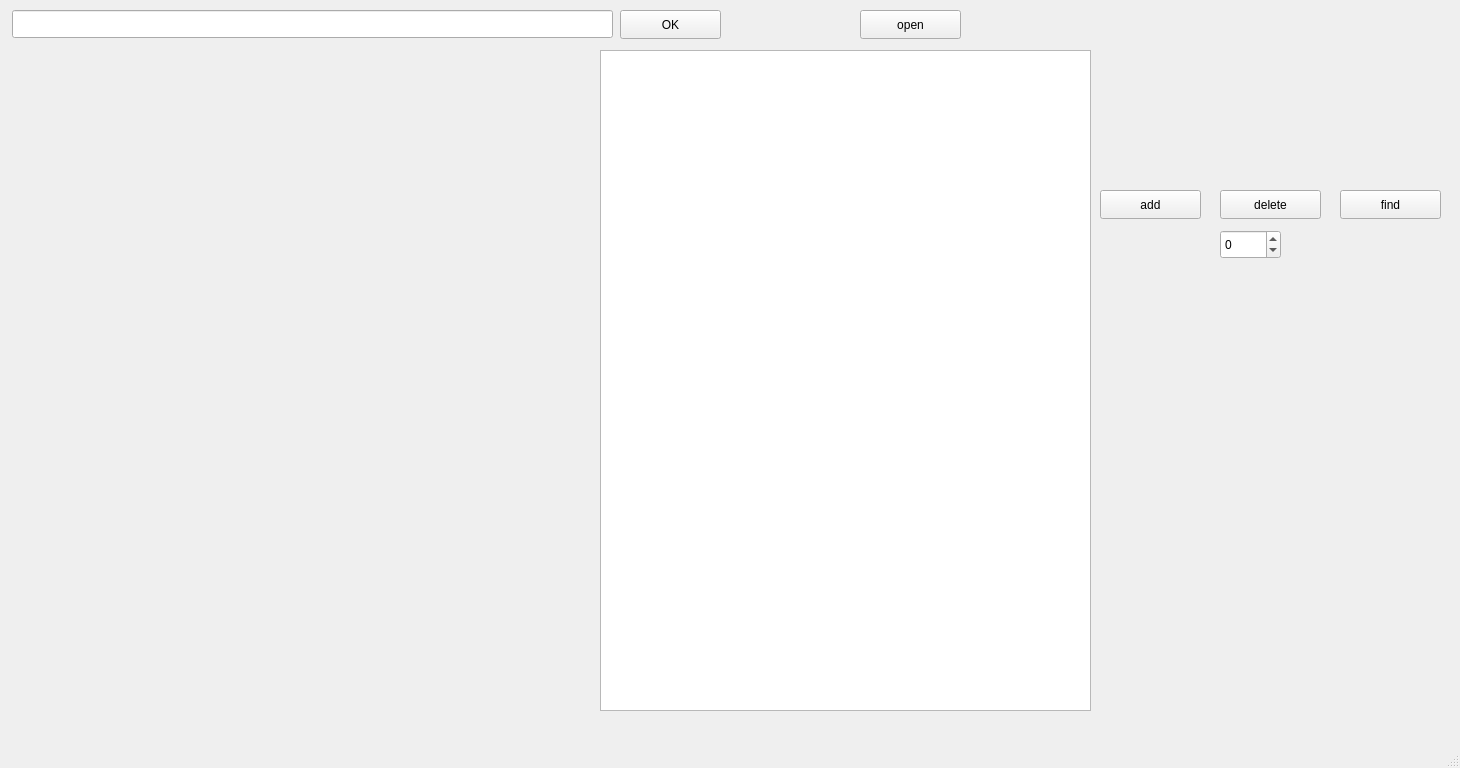
<?xml version="1.0" encoding="UTF-8"?>
<ui version="4.0">
 <class>MainWindow</class>
 <widget class="QMainWindow" name="MainWindow">
  <property name="geometry">
   <rect>
    <x>0</x>
    <y>0</y>
    <width>1460</width>
    <height>768</height>
   </rect>
  </property>
  <property name="windowTitle">
   <string>MainWindow</string>
  </property>
  <widget class="QWidget" name="centralwidget">
   <widget class="QWidget" name="gridLayoutWidget">
    <property name="geometry">
     <rect>
      <x>0</x>
      <y>50</y>
      <width>591</width>
      <height>691</height>
     </rect>
    </property>
    <layout class="QGridLayout" name="gridLayout"/>
   </widget>
   <widget class="QPushButton" name="open">
    <property name="geometry">
     <rect>
      <x>860</x>
      <y>10</y>
      <width>101</width>
      <height>29</height>
     </rect>
    </property>
    <property name="text">
     <string>open</string>
    </property>
   </widget>
   <widget class="QLineEdit" name="lineEdit">
    <property name="geometry">
     <rect>
      <x>12</x>
      <y>10</y>
      <width>601</width>
      <height>28</height>
     </rect>
    </property>
   </widget>
   <widget class="QPushButton" name="ok">
    <property name="geometry">
     <rect>
      <x>620</x>
      <y>10</y>
      <width>101</width>
      <height>29</height>
     </rect>
    </property>
    <property name="text">
     <string>OK</string>
    </property>
   </widget>
   <widget class="QPushButton" name="add">
    <property name="geometry">
     <rect>
      <x>1100</x>
      <y>190</y>
      <width>101</width>
      <height>29</height>
     </rect>
    </property>
    <property name="text">
     <string>add</string>
    </property>
   </widget>
   <widget class="QPushButton" name="delete_2">
    <property name="geometry">
     <rect>
      <x>1220</x>
      <y>190</y>
      <width>101</width>
      <height>29</height>
     </rect>
    </property>
    <property name="text">
     <string>delete</string>
    </property>
   </widget>
   <widget class="QSpinBox" name="elem">
    <property name="geometry">
     <rect>
      <x>1220</x>
      <y>230</y>
      <width>61</width>
      <height>29</height>
     </rect>
    </property>
    <property name="minimum">
     <number>-100</number>
    </property>
    <property name="maximum">
     <number>100</number>
    </property>
   </widget>
   <widget class="QTextBrowser" name="textBrowser">
    <property name="geometry">
     <rect>
      <x>600</x>
      <y>50</y>
      <width>491</width>
      <height>661</height>
     </rect>
    </property>
   </widget>
   <widget class="QPushButton" name="find">
    <property name="geometry">
     <rect>
      <x>1340</x>
      <y>190</y>
      <width>101</width>
      <height>29</height>
     </rect>
    </property>
    <property name="text">
     <string>find</string>
    </property>
   </widget>
  </widget>
  <widget class="QMenuBar" name="menubar">
   <property name="geometry">
    <rect>
     <x>0</x>
     <y>0</y>
     <width>1460</width>
     <height>25</height>
    </rect>
   </property>
  </widget>
  <widget class="QStatusBar" name="statusbar"/>
 </widget>
 <resources/>
 <connections/>
</ui>
